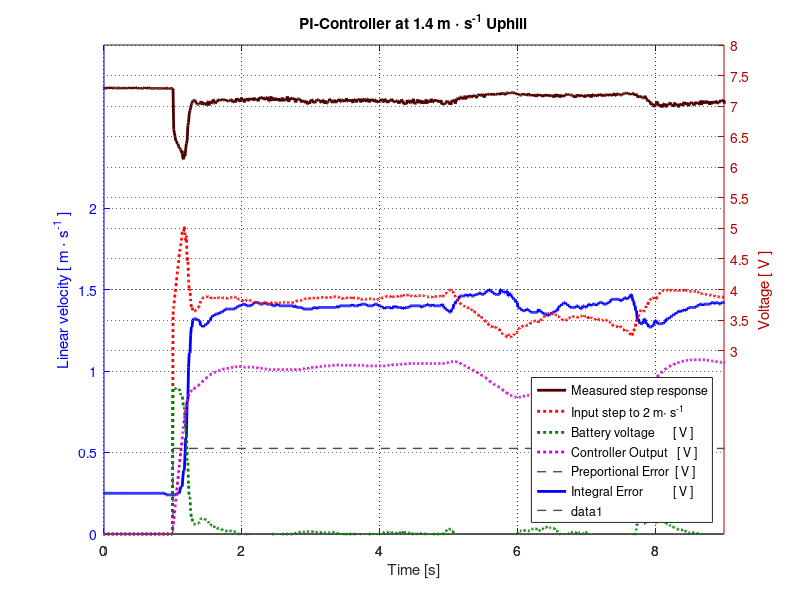

MATLAB code to generate this figure:
p = get(gcf, 'Position')           % These two lines makes the figuresappear the same
set(0, 'DefaultFigurePosition', p) % place on the screen as where you left them last
clear all
close all;
clc;

%csvwrite('simulationPIcalculated.csv', ScopeData3);
%simData = csvread('simulationPIcalculated.csv', 0, 0);
%simData(:,1) = simData(:,1)-2

data = csvread('PIconstantDisturbance1.csv'); % step 294 for calculated PI controller
                                              % step 288 for tuned PI controller
                                % step 299 for P controller with feed forward
                                % step 316 (NO) and 322 (width) anti-windup
                                % moreData step 336 (NO) step 331 (width) anti-windup
% syms x;
% x = 1;
% syms i;
% i = 1001;
% while i > 0
%     if x == 2
%         data(i,:) = [];
%         x = 1;
%     else
%         x = 2;
%     end
%     i = i-1;
% end

%data = csvread('LOG00217.csv');%, 0, 0); 18 to 22    use step 16
data(:,1) = (data(:,1)-4000)/1000;
%data1 = csvread('LOG00224.csv');%, 0, 0);
%data1(:,1) = (data1(:,1)-4035)/1000;
%data2 = csvread('LOG00225.csv');%, 0, 0);
%data2(:,1) = (data2(:,1)-4035)/1000;
%data3 = csvread('LOG00227.csv');%, 0, 0);
%data3(:,1) = (data3(:,1)-4035)/1000;

%data(:,3) = data(:,3);%-5.5;

%[AX, vel, bat] = plotyy( simData(:,1), simData(:,2), data(:,1), data(:,3));
[AX, vel, bat] = plotyy( data(:,1), data(:,2), data(:,1), data(:,3));
set(AX,'NextPlot','add')
%scatter(AX(2), data(:,1), data(:,2), 'g', '.');
%scatter(AX(2), data(:,1), data(:,2), 'r', '.');
%scatter(AX(2), data(:,1), data(:,2)), 'b', '.';

plot(AX(2), data(:,1), data(:,4), 'Color', [1 0 0], 'LineWidth', 2, 'LineStyle', ':');
plot(AX(2), data(:,1), data(:,6), 'Color', [0 .5 0], 'LineWidth', 2, 'LineStyle', ':');
plot(AX(2), data(:,1), data(:,5), 'Color', [.8 0 .8], 'LineWidth', 2, 'LineStyle', ':');
%pAdd = plot(AX(2), data(:,1), data(:,4) );
%set(pAdd, 'Color', [1 0 0], 'LineWidth', 2 );


%pAdd = plot(AX(1), data(:,1), data(:,5) );
%set(pAdd, 'Color', [0 .5 0], 'LineWidth', 2 );

set(AX(1),'xlim',[0 9], 'ylim', [0 3], 'ycolor', [0 0 1]);
set(vel, 'Color', [0 0 1], 'LineWidth', 2);
set(AX(2),'xlim',[0 9], 'ylim', [0 8], 'ycolor', [.7 0 0]);
set(bat, 'Color', [.3 0 0], 'LineWidth', 2);

hline = line([1 10], [1.4 1.4]);
%hline = line([1 10], [2 2]);
set(hline, 'Color', [.3 .3 .3], 'LineWidth', 1, 'LineStyle', '--');

legend('Measured step response', 'Input step to 2 m\cdot s^{-1}', 'Battery voltage      [ V ]', 'Controller Output   [ V ]', 'Preportional Error  [ V ]', 'Integral Error          [ V ]', 'Location', 'southeast')
%legend('Measured step response', 'Input step to 2 m\cdot s^{-1}', 'Battery voltage', 'Controller output', 'Location', 'southeast')

hline = line([1 1], [0 1.4]);
%hline = line([1 1], [0 2]);
set(hline, 'Color', [.3 .3 .3], 'LineWidth', 1, 'LineStyle', '--');

%hline = line([1.3 1.3], [0 3]);
%set(hline, 'Color', [0 0 0], 'LineWidth', 1, 'LineStyle', '-');

%%%%%plot( data(:,1), data(:,3), 'k', 'LineWidth', 2);
%scatter( data(:,1), data(:,2), 100, [0 .3 0], '.' );


%plot( simData(:,1), simData(:,4), 'r', 'LineWidth', 2);
%plot( data1(:,1), data1(:,2), 'b', 'LineWidth', 2);
%scatter( data1(:,1), data1(:,2), 100, [0 .3 0], '.' );

%plot( simData(:,1), simData(:,6), 'r', 'LineWidth', 2);
%plot( data2(:,1), data2(:,2), 'b', 'LineWidth', 2);
%scatter( data2(:,1), data2(:,2), 100, [0 .3 0], '.' );

%plot( simData(:,1), simData(:,8), 'r', 'LineWidth', 2);
%plot( data3(:,1), data3(:,2), 'b', 'LineWidth', 2);
%scatter( data3(:,1), data3(:,2), 100, [0 .3 0], '.' );

%Title and axis labels added
title('PI-Controller at 1.4 m \cdot s^{-1} Uphill')
xlabel('Time [s]')
ylabel(AX(1), 'Linear velocity [ m \cdot s^{-1} ]')
ylabel(AX(2), 'Voltage [ V ]')
%xlim([ 0 3 ]);

set(AX(1), 'Xgrid', 'on', 'Ygrid', 'on', 'ytick', [0 .5 1 1.5 2], 'GridLineStyle',':', 'GridColor', 'k', 'GridAlpha', .6)
set(AX(2), 'Xgrid', 'on', 'Ygrid', 'on', 'ytick', [3 3.5 4 4.5 5 5.5 6 6.5 7 7.5 8], 'GridLineStyle',':', 'GridColor', 'k', 'GridAlpha', .6)